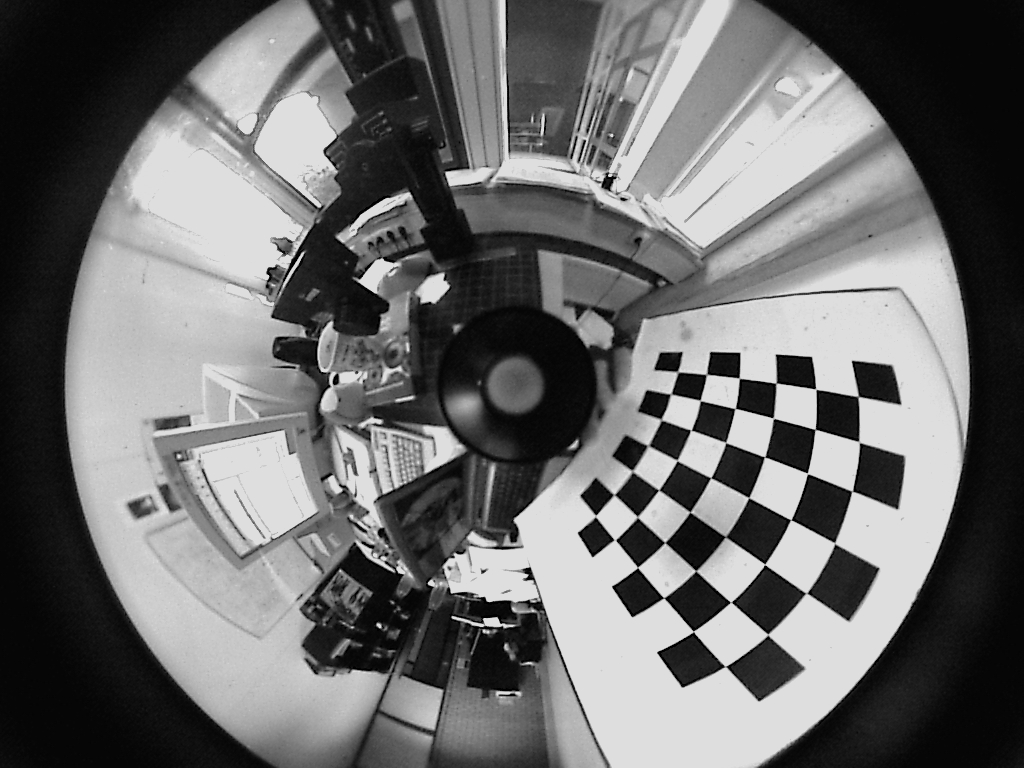
%> input picture libs/fisheyecameranlos/Data/Calibration/CalibrationFunctions/VMRImage0.jpg, 1024 x 768 px
$ octave --eval "result = img_PbMap_Conf(imread('../Data/Calibration/CalibrationFunctions/VMRImage0.jpg'));"   (GNU Octave 9; MATLAB toolbox functions it lacks are replaced by stand-ins)
%> lines starting %> are read from the running program, lines starting %| are printed output that depends on the picture; in (x1, y1, x2, y2) boxes, pixels count from 0 and x2, y2 are one past the last pixel; in counts of white or black regions, pixels touching at a corner belong together; the program's own positions count from 1
### libs/fisheyecameranlos/Functions/blue_kmedoid.m
function [threshold center1 center2] = blue_kmedoid(g_image);
%%%%%%%%%%%%%%%%%%%%%%%%%%%%%%%%%%%%%%
% fast 1D k medoid

J=g_image;
% nrows = size(J,1);
% ncols = size(J,2);
% nColors = 2;
mth = uint8(mean2(J));

% Compute normalized image histogram
h=imhist(J);
% clearing out black corners (I=0)leads to worst thresholds
% h(1)=h(2);
p=h/sum(h);

% Compute cumulative histogram for fast median computation
cmh=p;

for i=2:256
    cmh(i)=cmh(i-1)+cmh(i);
end

% main iteration loop
for cicles = 1:3
% Lower center, mlo, is the median of pixels smaller than threshold
    mlo=0;
    uplimit=(cmh(1+mth))/2;
    while cmh(1+mlo) < uplimit
        mlo = mlo + 1;
    end
    mhi=mth;
    uplimit=(1+cmh(1+mth))/2;
    while cmh(1+mhi) < uplimit && mhi < 255
        mhi = mhi + 1;
    end
    mth = uint8((double(mlo) + double(mhi) ) / 2);
end

threshold = double( mth );
center1 = mlo;
center2 = mhi;

### libs/fisheyecameranlos/Functions/DetectVegetation_Skyline.m
function [BW BW1] = DetectVegetation_Skyline(BW_Sky,crv_th,areaThreshold);
% BW_Veg is binary vegetation region adjacent to skyline
% BW_Sky is input binary image, with true sky
%extract the biggest cluster as sky
%this may be not enough when sky is split
%using connected components function
[lin col]=size(BW_Sky);
% BW will contain the biggest sky component
% BW1 will contain Vegetation region
BW=BW_Sky;
BW(:,:)=0;
BW1=BW;
CC = bwconncomp(BW_Sky,8);
numPixels = cellfun(@numel,CC.PixelIdxList);
% find the biggest sky component and mark it in BW
[biggest,idx] = max(numPixels);
skyline=CC.PixelIdxList{idx};
% mark the biggest component of the sky region in BW
BW(skyline)=1;


%%%%%%%%%%%%%%%%%%%%%%%%%%%%%%%%%%%%%%%%%%%
% EXTRACT SKYLINE BY BOUNDARY TRACING METHOD
% DETECT NON-SMOOTH REGIONS OF THE SKYLINE
% USE THEESE REGIONS AS VEGETATION CANDIDATES
%%%%%%%%%%%%%%%%%%%%%%%%%%%%%%%%%%%%%%%%%%%

% find first skyline pixel in scanning order
l=0;c=0;found=0;
[nlin ncol]=size(BW);
while(l<nlin && found==0)
    l=l+1;
    c=0;
    while(c<ncol && found==0)
        c=c+1;
        if BW(l,c)==1
            found=1;
            lin1=l;
            col1=c;
        end
    end
end

%%%%%%%%%%%%%%%%%%%%%%%%%%%%%%%%%%%%%%%%%%%
% Trace boundary
B = bwtraceboundary(BW, [lin1 col1], 'W', 8);
% figure, plot(B(:,1));
% figure, plot(B(:,2));

%%%%%%%%%%%%%%%%%%%%%%%%%%%%%%%%%%%%%%%%%%%
% Estimate local boundary curvature
% Using laplacian type convolution operator
% CIRCULAR CONVOLUTION needed, since boundary is periodic
LoG=[1 0 1 0 -4 0 1  0 1];
ct=floor(size(LoG,2)/2); % half window size
% copy extensions
Bx=cat(1,B(end-ct+1:end,1),B(:,1),B(1:ct,1));
By=cat(1,B(end-ct+1:end,2),B(:,2),B(1:ct,2));

test_x=conv(Bx,LoG);
test_y=conv(By,LoG);
cvx=test_x(2*ct+1:end-2*ct);
cvy=test_y(2*ct+1:end-2*ct);
cv=abs(cvx)+abs(cvy);
med_cv=medfilt1(cv,33);
% figure, plot(med_cv);

% find high curvature skyline regions by thresholding
curvature_sky=(med_cv > crv_th);
curvature_sky=medfilt1(double(curvature_sky),55);
% figure, plot(curvature_sky);
% zero out smooth region coordinates
B(:,1)=B(:,1).*curvature_sky;
B(:,2)=B(:,2).*curvature_sky;
%replace zero coordinates by (1,1)
%first image pixel contaminated - usually in background, so no harm made
B(:,1)=max(B(:,1),1);
B(:,2)=max(B(:,2),1);

% start with a clear image
BW1=BW;
BW1(:,:)=0;

for i=1:size(B,1)
    BW1(B(i,1),B(i,2))=1;
end
% Clear the fake point (1,1)
BW1(1,1)=0;
% SKYLINE in BW1 now

% Continue with sky detection
% Find SKY components bigger than area size threshold from CC
% Mark SKY REGION in BW
sp=size(numPixels,2);
for idx=1:sp
    if numPixels(idx) > areaThreshold
        BW(CC.PixelIdxList{idx})=1;
    end
end

% Dilate curved skyline points marked in BW1
SE2=strel('square',21);
BW1=imdilate(BW1,SE2);
% Intersect with background to define ambiguous region in background
BW1=BW1&(~BW);

### libs/fisheyecameranlos/Functions/img_PbMap_Conf.m
%_________________________________________________________________________%
%%FUNCTION to compute probability map and confidence coefficient
% INPUT: matlab image, 'I', reprezenting a frame from the video file
% OUTPUT: matlab image containing probability map, 'M', and the value of
% the confidence coefficient, 'conf'
%_________________________________________________________________________%
function [M, conf] = img_PbMap_Conf(I)

areaThreshold = 2000;
crv_th=2.5;

J=I(:,:,3);

thr=mean(mean(J));
BW=(J>mean(thr));

 % apply k-medoid algorithm
    [thr center1 center2] = blue_kmedoid(J);

    BW = ( J > thr );


    %Filter to remove small objects in sky segment
    SE=strel('square',5);       % Image Processing Toolbox
    SE1=strel('square', 5);     % Image Processing Toolbox
    BW=imdilate(BW,SE1);        % Image Processing Toolbox
    BW=imerode(BW,SE);          % Image Processing Toolbox


    % Detect vegetation adjacent to the skyline using curvature
    % Remove small area objects from Sky image
    [BW BW1]=DetectVegetation_Skyline(BW,crv_th,areaThreshold);

    sky = BW; % sky map
    veg = BW1; % vegetation map
    elsky = nnz(sky); % #sky pixels
    elveg = nnz(veg);% #vegetation pixels
    sv_ratio = elveg/(elsky+elveg); % vegetation-sky ratio

    %%%%%%%%%%%%%%%%%%%%%%%%%%%%%%%%%%%%%%%%%%%%%%%%%%%%%%%%%%%%%%%%
    % [5 lines of commented-out code are left out]

    sigma=double((center2-center1)/4);
    mu=double( thr );
    gray=(1:255);
    % Generate Gauss pdf
    mypd=normpdf(gray,mu,sigma);
    % Normalize pdf
    mypd=mypd/sum(mypd);

    % Compute Gaussian cdf
    mycdf=uint8(mypd);
    for i=1:255
        mycdf(i)=255*sum(mypd(1:i));
    end
    % Store cdf in look-up table lut
    lut=uint8(mycdf);

    % set vegetation probability * 255
    Wveg=100;
    % Generate SKY probability image, using lut
    K=uint8(lut(1+I(:,:,3)));
    % Intersect with sky map, to avoid inclusion of non-sky regions
    K=min(K,uint8(255*BW));
    % Make sure detected sky point probabilites exceed 0.5
    K=max(K,uint8(128*BW));
    % Mark vegetation probability (in background)
    K=K+uint8(Wveg*BW1);


    %%%%%%%%%%%%%%%%%%%%%%%%%%%%%%%%%%%%%%%%%%%%%%%%%%%%%%%%%%%%%%%%%%%
    % Model position uncertainty (car balance, satelite position, camera
    % alignment)
    % Bluring probability image
    hsize=11;
    sigma=3;
    H = fspecial('gaussian', hsize, sigma);
    M=imfilter(uint8(K),H); % Final Probability Map
    M= double(M)/double(255);


% sky pixels histogram
hsky = zeros(1,255);
for x=1:size(sky,1),
    for y=1:size(sky,2),
        if (sky(x,y)>0 && J(x,y)>0)
            hsky(J(x,y)) = hsky(J(x,y))+1;
        end
    end
end

% Confidence coefficient computation
kt = kurtosis(hsky)-6;

term1 = 0.98; % segmentation accuracy related term
term2 = 2*atan(kt)/pi; % term related to the uncertainty of the sky cluster
term3 = sv_ratio; % term related to vegetation-sky ratio

% compute confidence coefficient
conf = term1-term2*term3;
if (conf>1)
    conf = 1;
end

end
%> in img_PbMap_Conf, `thr=mean(mean(J));`: thr = 108.6
%> in img_PbMap_Conf, `BW=(J>mean(thr));`:
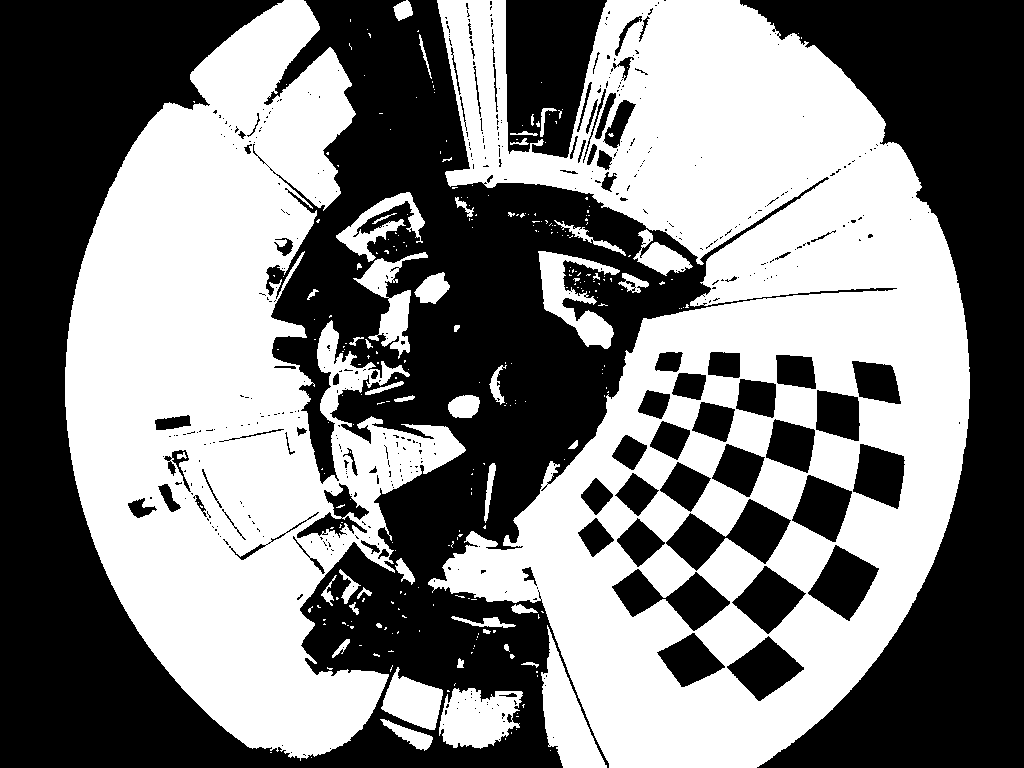
%> BW: size 768x1024 logical; 49.7% white; 277 white regions (229 under 20 px), largest, box (x1, y1, x2, y2) and area: (428, 0, 970, 768) 211300, (65, 0, 466, 761) 153873, (541, 625, 607, 768) 4057
%> in blue_kmedoid, `mth = uint8(mean2(J));`: mth = 109
%> in blue_kmedoid, `h=imhist(J);`: h = 256 values, max 130618 at index 223, min 0 at index 225, mean 3072
%> in blue_kmedoid, `p=h/sum(h);`: p = 256 values, max 0.166 at index 223, min 0 at index 225, mean 0.00391
%> in blue_kmedoid, `cmh=p;`: cmh has the same summary as p
%> after the loop in blue_kmedoid, `for i=2:256`: cmh = 256 values from 0.00369 to 1
%> in blue_kmedoid, `threshold = double( mth );`: threshold = 109
%> in blue_kmedoid, `center1 = mlo;`: center1 = 18
%> in blue_kmedoid, `center2 = mhi;`: center2 = 199
%> in img_PbMap_Conf, `[thr center1 center2] = blue_kmedoid(J);`: thr = 109; center1 = 18; center2 = 199
%> in DetectVegetation_Skyline, `CC = bwconncomp(BW_Sky,8);`: CC = 114 connected components
%> in DetectVegetation_Skyline, `numPixels = cellfun(@numel,CC.PixelIdxList);`: numPixels = 114 values, max 221803 at index 48, min 1 at index 12, mean 3509.6
%> in DetectVegetation_Skyline, `[biggest,idx] = max(numPixels);`: biggest = 221803; idx = 48
%> in DetectVegetation_Skyline, `BW(skyline)=1;`:
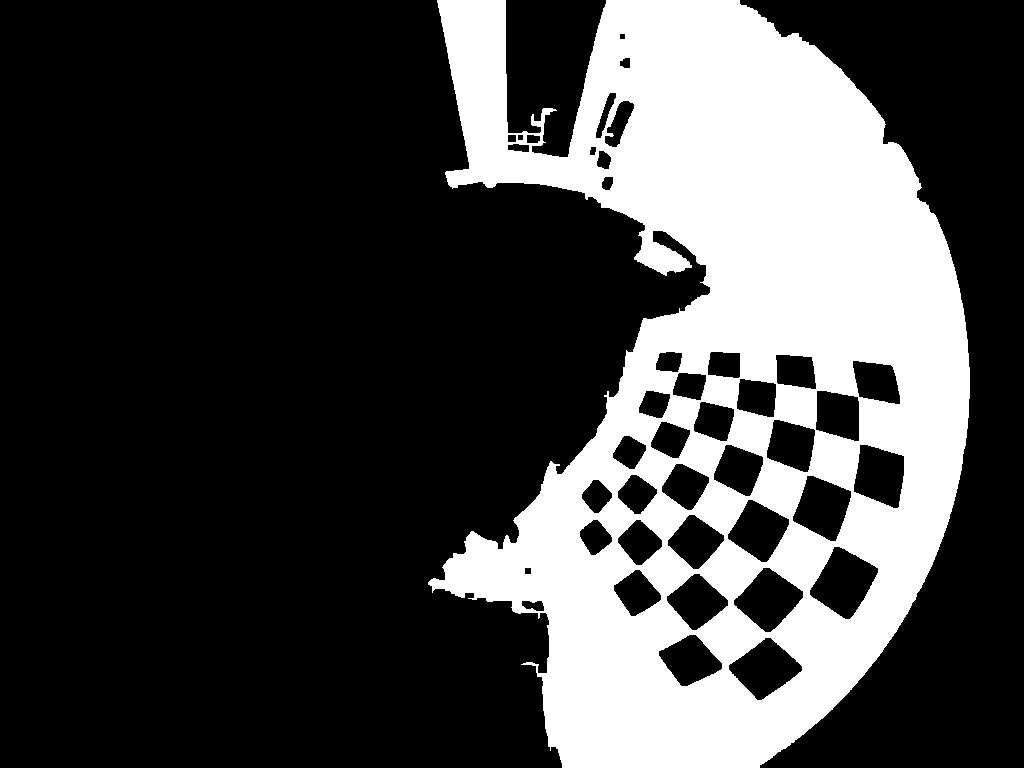
%> BW: size 768x1024 logical; 28.2% white; 1 white region, box (x1, y1, x2, y2) and area: (428, 0, 970, 768) 221803
%> after the loop in DetectVegetation_Skyline, `while(l<nlin && found==0)`: col1 = 438; found = 1
%> in DetectVegetation_Skyline, `Bx=cat(1,B(end-ct+1:end,1),B(:,1),B(1:ct,1));`: Bx = 3360 values, max 768 at index 1568, min 1 at index 4, mean 338.1
%> in DetectVegetation_Skyline, `By=cat(1,B(end-ct+1:end,2),B(:,2),B(1:ct,2));`: By = 3360 values, max 970 at index 1146, min 429 at index 2163, mean 651.2
%> in DetectVegetation_Skyline, `test_x=conv(Bx,LoG);`: test_x = 3368 values, max 11 at index 2651, min -13 at index 5, mean 0
%> in DetectVegetation_Skyline, `test_y=conv(By,LoG);`: test_y = 3368 values, max 880 at index 3366, min -887 at index 3364, mean 0
%> in DetectVegetation_Skyline, `cvx=test_x(2*ct+1:end-2*ct);`: cvx = 3352 values, max 11 at index 2643, min -12 at index 1791, mean 0
%> in DetectVegetation_Skyline, `cvy=test_y(2*ct+1:end-2*ct);`: cvy = 3352 values, max 12 at index 1895, min -12 at index 299, mean 0
%> in DetectVegetation_Skyline, `cv=abs(cvx)+abs(cvy);`: cv = 3352 values, max 16 at index 2149, min 0 at index 5, mean 2.27
%> in DetectVegetation_Skyline, `med_cv=medfilt1(cv,33);`: med_cv = 3352 values, max 6 at index 2080, min 0 at index 1, mean 1.8
%> in DetectVegetation_Skyline, `curvature_sky=(med_cv > crv_th);`: curvature_sky = 3352 logical values, 888 true
%> in DetectVegetation_Skyline, `curvature_sky=medfilt1(double(curvature_sky),55);`: curvature_sky = 3352 values, max 1 at index 226, min 0 at index 1, mean 0.222
%> after the loop in DetectVegetation_Skyline, `for i=1:size(B,1)`:
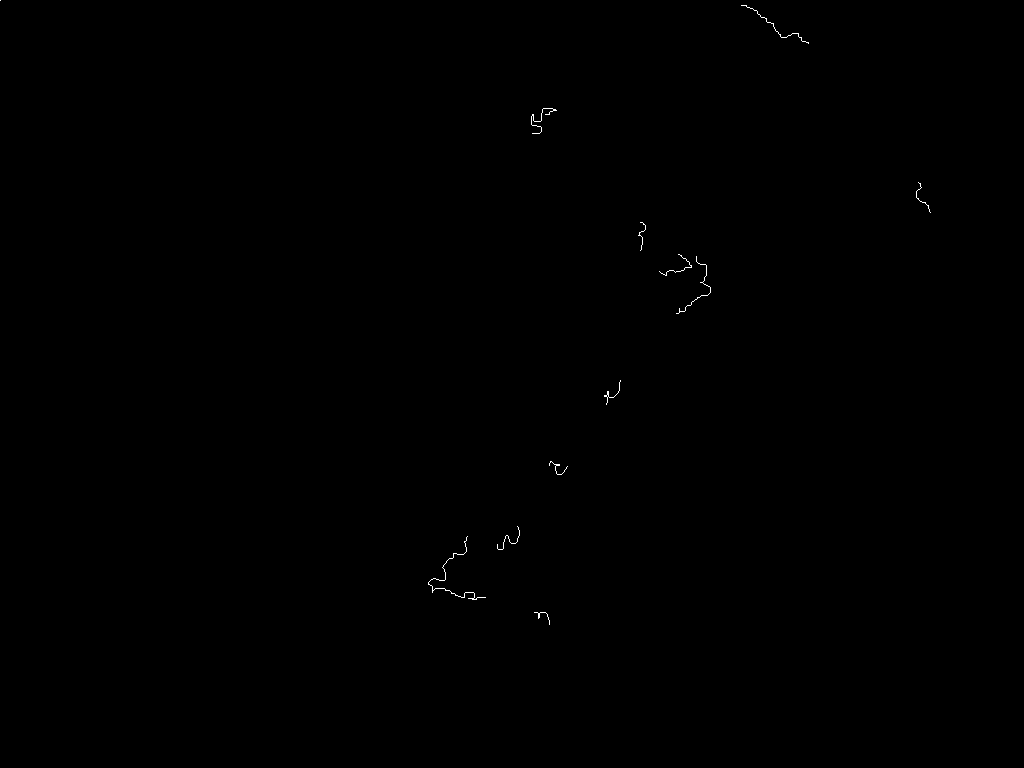
%> BW1: size 768x1024 logical; 0.09% white in thin lines or dots, all inside (x1, y1, x2, y2) = (0, 0, 931, 625)
%> in DetectVegetation_Skyline, `sp=size(numPixels,2);`: sp = 114
%> the loop in DetectVegetation_Skyline, `for idx=1:sp` made 114 passes
%> in DetectVegetation_Skyline, `BW1=BW1&(~BW);`:
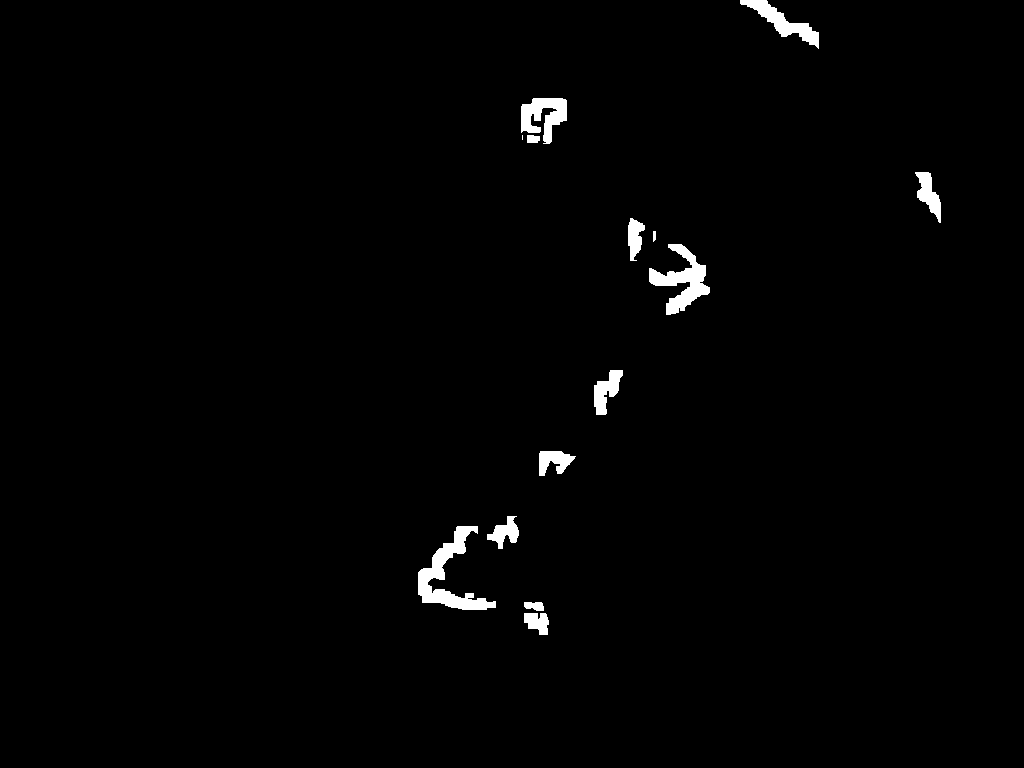
%> BW1: size 768x1024 logical; 1.3% white; 14 white regions (1 under 20 px), largest, box (x1, y1, x2, y2) and area: (418, 526, 496, 610) 2133, (649, 244, 710, 315) 1754, (521, 98, 567, 144) 1261
%> in img_PbMap_Conf, `elsky = nnz(sky);`: elsky = 395081
%> in img_PbMap_Conf, `elveg = nnz(veg);`: elveg = 9870
%> in img_PbMap_Conf, `sv_ratio = elveg/(elsky+elveg);`: sv_ratio = 0.0244
%> in img_PbMap_Conf, `sigma=double((center2-center1)/4);`: sigma = 45
%> in img_PbMap_Conf, `mu=double( thr );`: mu = 109
%> in img_PbMap_Conf, `mypd=normpdf(gray,mu,sigma);`: mypd = 255 values, max 0.00887 at index 109, min 4.59e-05 at index 255, mean 0.00389
%> in img_PbMap_Conf, `mypd=mypd/sum(mypd);`: mypd = 255 values, max 0.00894 at index 109, min 4.63e-05 at index 255, mean 0.00392
%> in img_PbMap_Conf, `mycdf=uint8(mypd);`: mycdf = 255 values from 0 to 0
%> after the loop in img_PbMap_Conf, `for i=1:255`: mycdf = 255 values from 0 to 255
%> in img_PbMap_Conf, `M=imfilter(uint8(K),H);`:
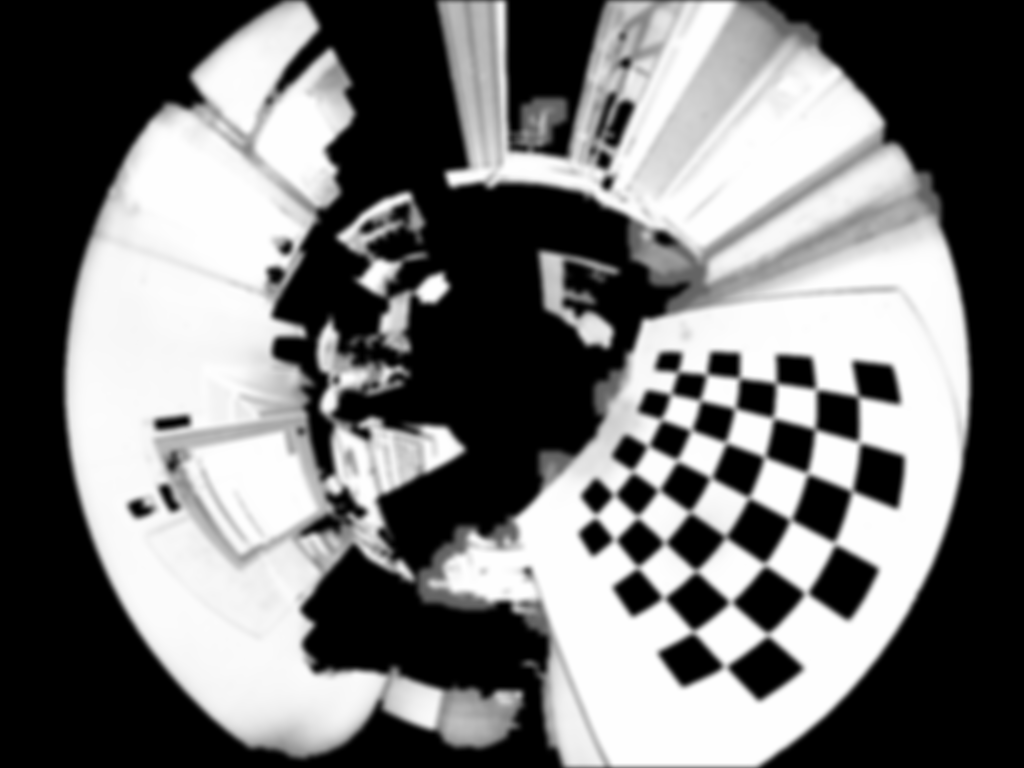
%> M: size 768x1024 uint8; min 0, max 254, mean 117.2
%> after the loop in img_PbMap_Conf, `for x=1:size(sky,1),`: hsky = 255 values, max 130419 at index 222, min 0 at index 224, mean 1548.7
%> in img_PbMap_Conf, `kt = kurtosis(hsky)-6;`: kt = 235.8
%> in img_PbMap_Conf, `term2 = 2*atan(kt)/pi;`: term2 = 0.997
%> in img_PbMap_Conf, `term3 = sv_ratio;`: term3 = 0.0244
%> in img_PbMap_Conf, `conf = term1-term2*term3;`: conf = 0.956
